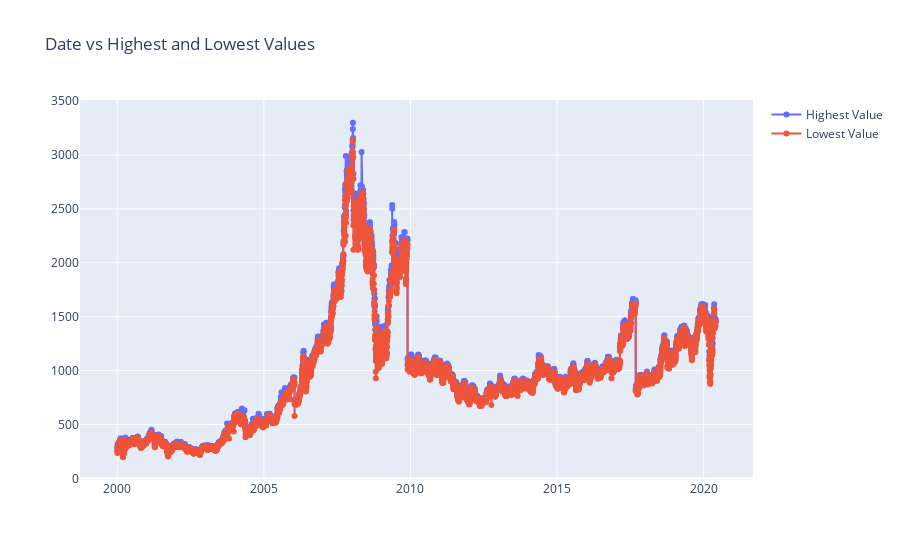

Source (notebook cell):
### Code cell
#1.Graph showing the opening and closing value on a particular date
y3=df['High']
y4=df['Low']

trace0 = go.Scatter(x=x1,y=y3,mode='lines+markers',name='Highest Value')
trace1 = go.Scatter(x=x1,y=y4,mode='lines+markers',name='Lowest Value')

data=[trace0,trace1]

layout=dict(title='Date vs Highest and Lowest Values')

fig=dict(data=data,layout=layout)
fig=go.Figure(fig)
fig.show()

### Figure 1 — Plotly figure (JSON) as saved in the notebook; plotly's stock layout.template omitted (floating-point values rounded to 4 significant figures; data arrays with more than 128 entries replaced by an {"elided": "..."} marker saying what was removed)
{"data": [{"mode": "lines+markers", "name": "Highest Value", "type": "scatter", "x": {"elided": "5075 str values"}, "y": {"elided": "5075 float values"}}, {"mode": "lines+markers", "name": "Lowest Value", "type": "scatter", "x": {"elided": "5075 str values"}, "y": {"elided": "5075 float values"}}], "layout": {"title": {"text": "Date vs Highest and Lowest Values"}}}
